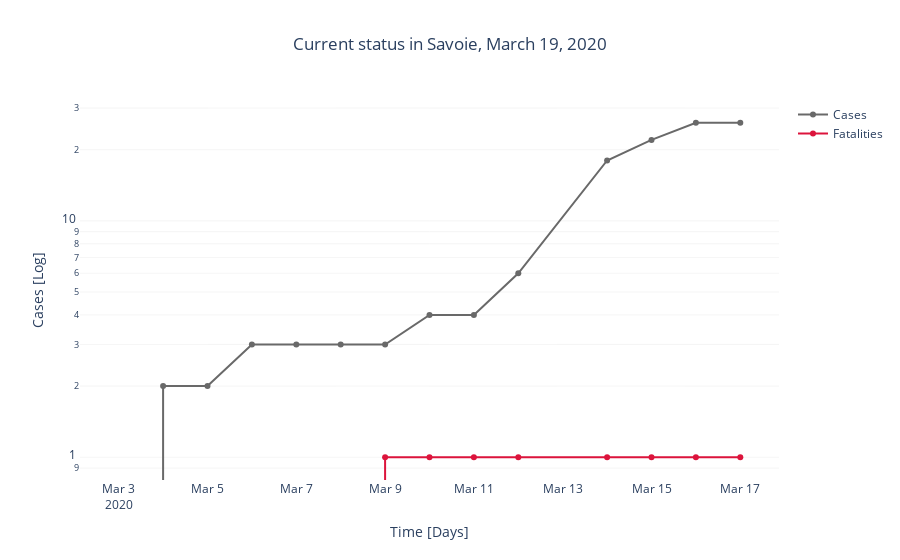

Notebook code for this chart:
### Code cell
# Check global evolution
fig = go.Figure()
# Confirmed cases
fig.add_trace(
    go.Scatter(
        mode = 'lines+markers',
        x=df_dep.date, 
        y=np.array(df_dep.cas_confirmes, dtype=int),  
        name = 'Cases',
        marker=dict(color='DimGray'),
))
# Fatalities
fig.add_trace(
    go.Scatter(
        mode='lines+markers',
        x=df_dep.date, 
        y=np.array(df_dep.deces, dtype=int), 
        name = 'Fatalities',
        marker=dict(color='crimson')
))

fig.update_layout(yaxis_title = 'Cases [Log]', yaxis_type="log")

fig.update_layout(
    xaxis_title = 'Time [Days]',
    plot_bgcolor='white',  
    title = 'Current status in ' + dep_std + ', ' + datetime.datetime.today().strftime('%B %d, %Y'),
    title_x = .5
)
fig.update_yaxes(showgrid=True, gridwidth=.3, gridcolor='gainsboro')

### Figure 1 — Plotly figure (JSON) as saved in the notebook; plotly's stock layout.template omitted (floating-point values rounded to 4 significant figures)
{"data": [{"marker": {"color": "DimGray"}, "mode": "lines+markers", "name": "Cases", "type": "scatter", "x": ["2020-03-03T00:00:00", "2020-03-04T00:00:00", "2020-03-05T00:00:00", "2020-03-06T00:00:00", "2020-03-07T00:00:00", "2020-03-08T00:00:00", "2020-03-09T00:00:00", "2020-03-10T00:00:00", "2020-03-11T00:00:00", "2020-03-12T00:00:00", "2020-03-14T00:00:00", "2020-03-15T00:00:00", "2020-03-16T00:00:00", "2020-03-17T00:00:00"], "y": [0, 2, 2, 3, 3, 3, 3, 4, 4, 6, 18, 22, 26, 26]}, {"marker": {"color": "crimson"}, "mode": "lines+markers", "name": "Fatalities", "type": "scatter", "x": ["2020-03-03T00:00:00", "2020-03-04T00:00:00", "2020-03-05T00:00:00", "2020-03-06T00:00:00", "2020-03-07T00:00:00", "2020-03-08T00:00:00", "2020-03-09T00:00:00", "2020-03-10T00:00:00", "2020-03-11T00:00:00", "2020-03-12T00:00:00", "2020-03-14T00:00:00", "2020-03-15T00:00:00", "2020-03-16T00:00:00", "2020-03-17T00:00:00"], "y": [0, 0, 0, 0, 0, 0, 1, 1, 1, 1, 1, 1, 1, 1]}], "layout": {"autosize": true, "plot_bgcolor": "white", "title": {"text": "Current status in Savoie, March 19, 2020", "x": 0.5}, "xaxis": {"autorange": true, "range": ["2020-03-02 04:06:53.577", "2020-03-17 19:53:06.423"], "title": {"text": "Time [Days]"}, "type": "date"}, "yaxis": {"autorange": true, "gridcolor": "gainsboro", "gridwidth": 0.3, "range": [-0.1036, 1.519], "showgrid": true, "title": {"text": "Cases [Log]"}, "type": "log"}}}
